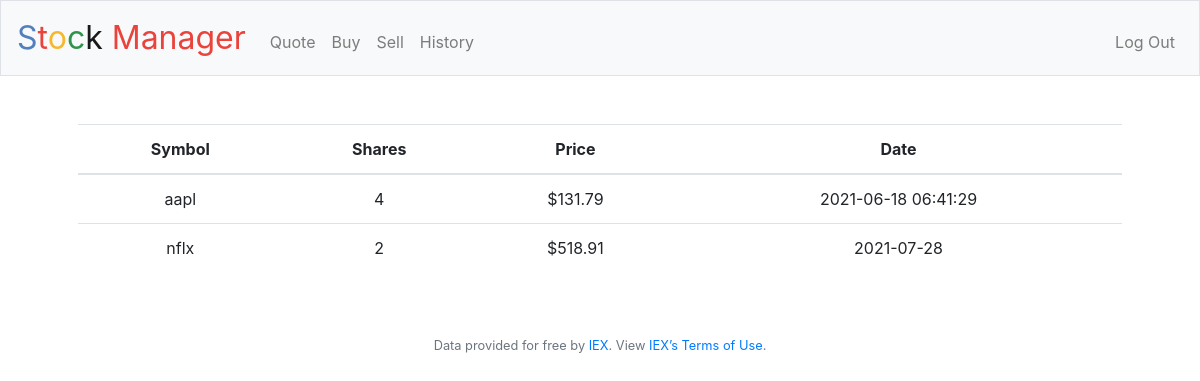
The app's page /history (signed in) with its own data.
### tables this page shows
CREATE TABLE transactions (id INTEGER PRIMARY KEY, symbol TEXT NOT NULL, name TEXT NOT NULL, shares INTEGER NOT NULL, price NUMERIC NOT NULL, date DATE NOT NULL, user_id INTEGER, 'type' char(4), FOREIGN KEY (user_id) REFERENCES users(id));

### application.py (the view)
@app.route("/history")
@login_required
def history():
    transactions = db.execute("SELECT * FROM transactions WHERE user_id = (?)", session["user_id"])
    return render_template("history.html", transactions=transactions)
    return apology("TODO")

### application.py (called while the page is built)
@app.after_request
def after_request(response):
    response.headers["Cache-Control"] = "no-cache, no-store, must-revalidate"
    response.headers["Expires"] = 0
    response.headers["Pragma"] = "no-cache"
    return response

### helpers.py (called while the page is built)
def login_required(f):
    @wraps(f)
    def decorated_function(*args, **kwargs):
        if session.get("user_id") is None:
            return redirect("/login")
        return f(*args, **kwargs)
    return decorated_function

### templates/history.html (shortened to what this page needs)
{% extends "layout.html" %}
{% block main %}
    <table class="table table striped">
        <thead>
            <tr>
                <th>Symbol</th>
                <th>Shares</th>
                <th>Price</th>
                <th>Date</th>
            </tr>
        </thead>
        <tbody>
            {% for row in transactions %}
                <tr>
                    <td>{{ row.symbol }}</td>
                    <td>{{ row.shares }}</td>
                    <td>${{ row.price }}</td>
                    <td>{{ row.date }}</td>
                </tr>
            {% endfor %}
        </tbody>
    </table>
{% endblock %}

### records on screen
transactions: symbol "aapl", shares "4", price "131.79", date "2021-06-18 06:41:29"
transactions: symbol "nflx", shares "2", price "518.91", date "2021-07-28"
